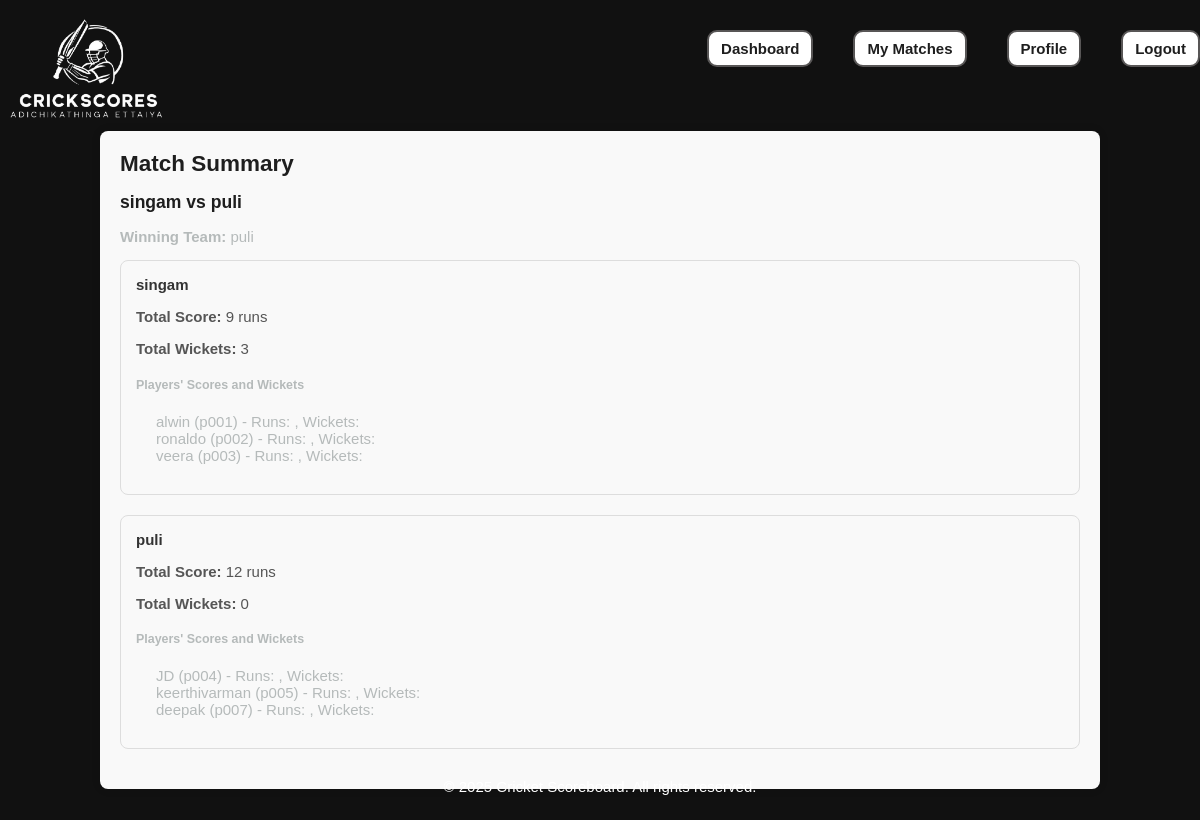
The app's page /match_summary.php?match_id=2 (signed in) with its own data.
### tables this page shows
CREATE TABLE `matches` (
  `match_id` int(11) NOT NULL,
  `team1_name` varchar(255) NOT NULL,
  `team2_name` varchar(255) NOT NULL,
  `team1_players` text,
  `team2_players` text,
  `overs` int(11) NOT NULL,
  `wickets_allowed` int(11) NOT NULL,
  `toss_winner_team` varchar(255) DEFAULT NULL,
  `batting_team` varchar(255) DEFAULT NULL,
  `bowling_team` varchar(255) DEFAULT NULL,
  `match_date` timestamp NOT NULL DEFAULT CURRENT_TIMESTAMP
);

### functions.php (called while the page is built, shortened)
<?php
function getPlayerName($conn, $playerId) {
    $sql = "SELECT name FROM users WHERE player_id = ?";
    $stmt = $conn->prepare($sql);
    $stmt->bind_param("s", $playerId);
    $stmt->execute();
    $result = $stmt->get_result();
    if ($result->num_rows > 0) {
        $row = $result->fetch_assoc();
        return $row['name'];
    } else {
        return null;
    }
}
function isLoggedIn() {
    return isset($_SESSION['user_id']);
}
function getMatchDetails($conn, $matchId) {
    $sql = "SELECT * FROM matches WHERE match_id = ?";
    $stmt = $conn->prepare($sql);
    $stmt->bind_param("i", $matchId);
    $stmt->execute();
    $result = $stmt->get_result();
    if ($result->num_rows > 0) {
        return $result->fetch_assoc();
    } else {
        return null;
    }
}
?>

### match_summary.php (the view, shortened to what this page needs)
<?php
include_once '../includes/header.php';
$match_id = $_GET['match_id'];
$match_details = getMatchDetails($conn, $match_id);
$team1_players_ids = explode(',', $match_details['team1_players']);
$team2_players_ids = explode(',', $match_details['team2_players']);
function getPlayerStats($conn, $match_id, $playerId, $innings_table) {
    $sql = "SELECT SUM(score) AS total_score, SUM(wicket) AS total_wickets FROM $innings_table WHERE match_id = ? AND batting_player_id = ?";
    $stmt = $conn->prepare($sql);
    $stmt->bind_param("is", $match_id, $playerId);
    $stmt->execute();
    $result = $stmt->get_result();
    $stats = $result->fetch_assoc();
    return $stats ? $stats : ['total_score' => 0, 'total_wickets' => 0];
}
$team1_total_score = 0;
$team1_total_wickets = 0;
$team2_total_score = 0;
$team2_total_wickets = 0;
$sql_team1_summary = "SELECT SUM(score) AS total_score, SUM(wicket) AS total_wickets FROM innings1_scores WHERE match_id = ?";
$stmt_team1_summary = $conn->prepare($sql_team1_summary);
$stmt_team1_summary->bind_param("i", $match_id);
$stmt_team1_summary->execute();
$result_team1_summary = $stmt_team1_summary->get_result();
if ($result_team1_summary->num_rows > 0) {
    $row_team1_summary = $result_team1_summary->fetch_assoc();
    $team1_total_score = $row_team1_summary['total_score'] ?? 0;
    $team1_total_wickets = $row_team1_summary['total_wickets'] ?? 0;
}
$sql_team2_summary = "SELECT SUM(score) AS total_score, SUM(wicket) AS total_wickets FROM innings2_scores WHERE match_id = ?";
$stmt_team2_summary = $conn->prepare($sql_team2_summary);
$stmt_team2_summary->bind_param("i", $match_id);
$stmt_team2_summary->execute();
$result_team2_summary = $stmt_team2_summary->get_result();
if ($result_team2_summary->num_rows > 0) {
    $row_team2_summary = $result_team2_summary->fetch_assoc();
    $team2_total_score = $row_team2_summary['total_score'] ?? 0;
    $team2_total_wickets = $row_team2_summary['total_wickets'] ?? 0;
}
$winning_team = '';
if ($team1_total_score > $team2_total_score) {
    $winning_team = $match_details['team1_name'];
} else if ($team2_total_score > $team1_total_score) {
    $winning_team = $match_details['team2_name'];
} else {
    $winning_team = "Match Tied";
}
?>
<div class="main-wrapper">
<div class="container match-summary-container">
    <h2>Match Summary</h2>
    <h3><?php echo htmlspecialchars($match_details['team1_name']); ?> vs <?php echo htmlspecialchars($match_details['team2_name']); ?></h3>
    <?php if ($winning_team != "Match Tied"): ?>
        <p><strong>Winning Team:</strong> <?php echo htmlspecialchars($winning_team); ?></p>
    <?php else: ?>
        <p><strong>Match Result:</strong> Tied</p>
    <?php endif; ?>
    <div class="team-summary">
        <h4><?php echo htmlspecialchars($match_details['team1_name']); ?></h4>
        <p><strong>Total Score:</strong> <?php echo htmlspecialchars($team1_total_score); ?> runs</p>
        <p><strong>Total Wickets:</strong> <?php echo htmlspecialchars($team1_total_wickets); ?></p>
        <h5>Players' Scores and Wickets</h5>
        <ul>
            <?php foreach ($team1_players_ids as $player_id): ?>
                <li>
                    <?php $player_stats = getPlayerStats($conn, $match_id, $player_id, 'innings1_scores'); ?>
                    <?php echo htmlspecialchars(getPlayerName($conn, $player_id)); ?> (<?php echo htmlspecialchars($player_id); ?>) - Runs: <?php echo htmlspecialchars($player_stats['total_score']); ?>, Wickets: <?php echo htmlspecialchars($player_stats['total_wickets']); ?>
                </li>
            <?php endforeach; ?>
        </ul>
    </div>
    <div class="team-summary">
        <h4><?php echo htmlspecialchars($match_details['team2_name']); ?></h4>
        <p><strong>Total Score:</strong> <?php echo htmlspecialchars($team2_total_score); ?> runs</p>
        <p><strong>Total Wickets:</strong> <?php echo htmlspecialchars($team2_total_wickets); ?></p>
        <h5>Players' Scores and Wickets</h5>
        <ul>
            <?php foreach ($team2_players_ids as $player_id): ?>
                <li>
                    <?php $player_stats = getPlayerStats($conn, $match_id, $player_id, 'innings2_scores'); ?>
                    <?php echo htmlspecialchars(getPlayerName($conn, $player_id)); ?> (<?php echo htmlspecialchars($player_id); ?>) - Runs: <?php echo htmlspecialchars($player_stats['total_score']); ?>, Wickets: <?php echo htmlspecialchars($player_stats['total_wickets']); ?>
                </li>
            <?php endforeach; ?>
        </ul>
    </div>
</div>
</div>
<?php include_once '../includes/footer.php'; ?>

### header.php (shortened to what this page needs)
<?php
require_once 'C:\xampp\htdocs\cricket_scoreboard\includes\dbconnection.php';
require_once 'C:\xampp\htdocs\cricket_scoreboard\includes\functions.php';
?>
<!DOCTYPE html>
<html lang="en">
<head>
    <link rel="stylesheet" href="../css/style.css">
</head>
<body>
<header class="header" id="header">
        <nav class="nav ">
            <a href="dashboard.php" class="nav__logo"><img src="../images/Whitelogo.png" alt="cricket logo"></a>
             <ul>
                    <?php if (isLoggedIn()): ?>
                        <div class="nav__menu" id="nav-menu">
                <ul class="nav__list">
                    <div class="nav__link">
                        <li><a href="dashboard.php"class="button ">Dashboard</a></li>
                        </div>
                    <div class="nav__link">
                        <li><a href="my_matches.php"class="button ">My Matches</a></li>
                        </div>
                    <div class="nav__link">
                        <li><a href="profile.php"class="button ">Profile</a></li>
                        </div>
                    <div class="nav__link">
                        <li><a href="../logout.php"class="button ">Logout</a></li>
                        </div>
                </ul>
            </div>
            <?php endif; ?>
                </ul>
            </nav>
    </header>
</body>
</html>

### footer.php (shortened to what this page needs)
<?php
require_once 'C:\xampp\htdocs\cricket_scoreboard\includes\dbconnection.php';
require_once 'C:\xampp\htdocs\cricket_scoreboard\includes\functions.php';
?>
<!DOCTYPE html>
<html lang="en">
<head>
    <link rel="stylesheet" href="css/style.css">
</head>
<body>
    <footer>
        <p>© <?php echo date("Y"); ?> Cricket Scoreboard. All rights reserved.</p>
    </footer>
</body>
</html>

### style.css (style rules this page uses)
body { font-family: Arial, sans-serif; margin: 0; padding: 0; background-color: #000000ee; color: #333; justify-content: center; align-items: center; color: hsl(180, 4%, 72%); padding-top: 80px; }
a { text-decoration: none; }
.main-wrapper { min-height: calc(100vh - 80px); display: flex; justify-content: center; align-items: center; padding-top: 20px; }
body, button, input { font-family: 'Red Hat Display', sans-serif; font-size: 0.938rem; }
h1, h2, h3 { color: #000000e1; font-weight: 700; }
ul { list-style: none; }
img { max-width: 100%; height: auto; }
.container { margin: 0 auto; }
.header { width: 100%; position: fixed; top: 0; left: 0; background: transparent; z-index: 100; transition: background .3s; }
.nav { height: 3.5rem; display: flex; justify-content: space-between; align-items: center; max-width: 1500px; margin: 20px auto 0; }
.nav__logo { display: flex; align-items: center; color: hsl(180, 4%, 98%); font-weight: 700; column-gap: .6rem; }
.nav__logo img { width: 11rem; margin-top: 3rem; }
.nav__list { display: flex; align-items: center; column-gap: 2.5rem; }
.nav__link { color: hsl(180, 4%, 98%); transition: color .3s; }
.button { display: inline-block; background: #fff; padding: 8px 12px; border: 2px solid #585656; color: #000000e1; font-weight: 700; border-radius: 10px; transition: background .3s; }
.container { width: 80%; margin: 20px auto; padding: 20px; background-color: rgb(243, 243, 243); border-radius: 8px; box-shadow: 0 0 10px rgba(0, 0, 0, 0.1); }
footer { color: rgb(255, 255, 255); text-align: center; padding: 10px 0; position: fixed; bottom: 0; width: 100%; }
.match-summary-container { background-color: #f9f9f9; padding: 20px; border-radius: 8px; }
.match-summary-container h2, .match-summary-container h3 { margin-top: 0; margin-bottom: 15px; }
.team-summary { margin-bottom: 20px; padding: 15px; border: 1px solid #ddd; border-radius: 8px; }
.team-summary h4 { margin-top: 0; margin-bottom: 10px; color: #333; }
.team-summary p { margin-bottom: 8px; color: #555; }
.team-summary ul { list-style: none; padding-left: 20px; }

### records on screen
matches: team1_name "singam", team2_name "puli", team1_players "p001", team1_players "p002", team1_players "p003", team2_players "p004", team2_players "p005", team2_players "p007"

### other values on screen
$team1_total_score "9"
$team1_total_wickets "3"
getPlayerName($conn, $player_id) "alwin"
getPlayerName($conn, $player_id) "ronaldo"
getPlayerName($conn, $player_id) "veera"
$team2_total_score "12"
$team2_total_wickets "0"
getPlayerName($conn, $player_id) "JD"
getPlayerName($conn, $player_id) "keerthivarman"
getPlayerName($conn, $player_id) "deepak"
